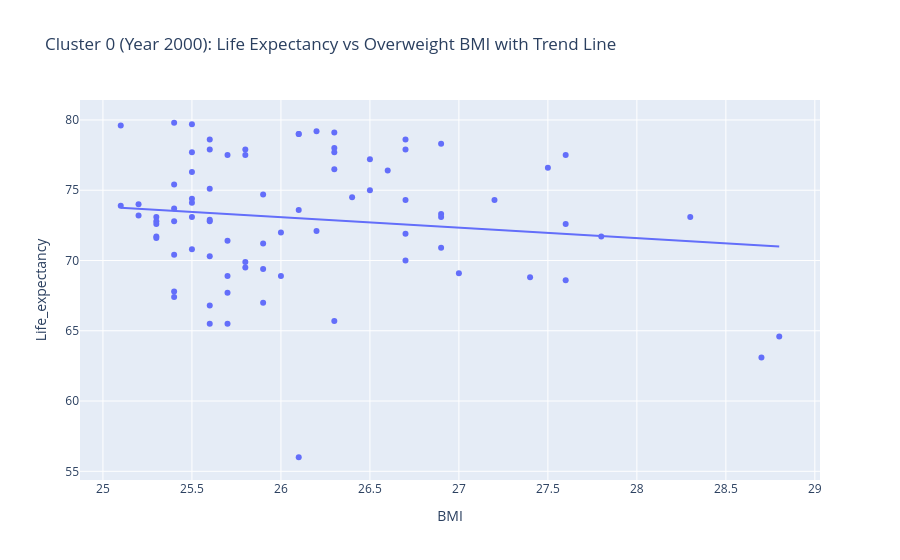
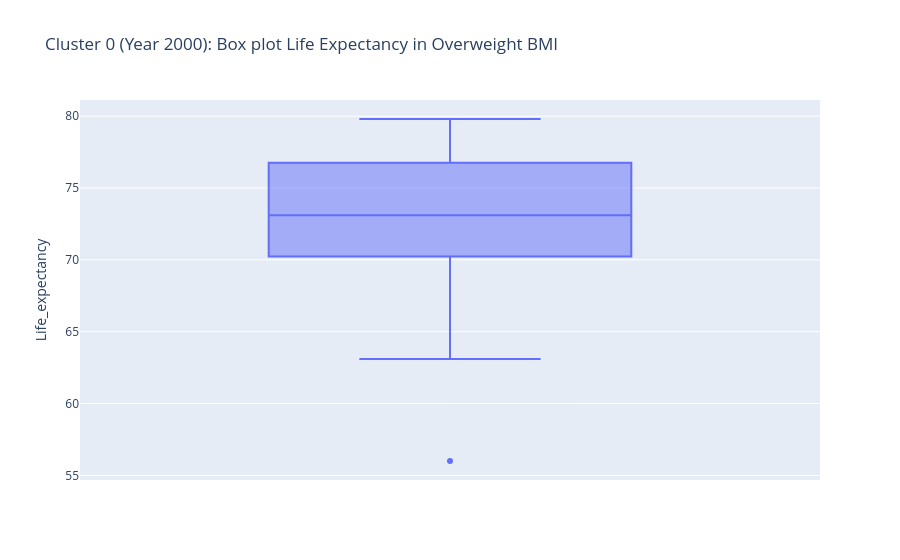

Here is the notebook cell these charts were saved with, in order:
### Code cell
df_2000_c0 = df_grouped[
    (df_grouped["Year"] == 2000) &
    (df_grouped["Cluster"] == "0")&
    (df_grouped["BMI_Cat"] == 'Overweight')
]
fig = px.scatter(
    df_2000_c0,
    x="BMI",
    y="Life_expectancy",
    hover_name="Country",
    trendline="ols",
    title="Cluster 0 (Year 2000): Life Expectancy vs Overweight BMI with Trend Line"
)
fig.show()
import plotly.express as px
fig = px.box(
    df_2000_c0,
    y="Life_expectancy",
    title="Cluster 0 (Year 2000): Box plot Life Expectancy in Overweight BMI"
)
fig.show()
q3 = df_2000_c0["Life_expectancy"].quantile(0.75)
q1 = df_2000_c0["Life_expectancy"].quantile(0.25)

df_2000_c0["group"] = "middle"
df_2000_c0.loc[df_2000_c0["Life_expectancy"] >= q3, "group"] = "high"
df_2000_c0.loc[df_2000_c0["Life_expectancy"] <= q1, "group"] = "low"
colors = df_2000_c0["group"].map({
    "high": "green",
    "low": "red"
})

extremes = df_2000_c0[df_2000_c0["group"] != "middle"].copy()
extremes = extremes.sort_values("Life_expectancy")

plt.figure(figsize=(10,5))

plt.bar(
    extremes["Country"],
    extremes["Life_expectancy"],
    color=colors.loc[extremes.index]
)

plt.xlabel("Country")
plt.ylabel("Life Expectancy")
plt.title("Cluster 0 (2000): Q1/Q3 Extremes")
plt.xticks(rotation=90)

plt.tight_layout()
plt.show() #Create a bar chart to visualize the countries in Cluster 0 with an overweight BMI category for the year 2000, highlighting those with life expectancy values in the top and bottom quartiles. The bars are colored green for countries with life expectancy above the third quartile (Q3) and red for countries with life expectancy below the first quartile (Q1). The x-axis represents the countries, while the y-axis represents their life expectancy. The x-axis labels are rotated for better readability, and the plot is displayed using plt.show().

### Figure 1 — Plotly figure (JSON) as saved in the notebook; plotly's stock layout.template omitted (floating-point values rounded to 4 significant figures)
{"data": [{"hovertemplate": "<b>%{hovertext}</b><br><br>BMI=%{x}<br>Life_expectancy=%{y}<extra></extra>", "hovertext": ["Albania", "Antigua and Barbuda", "Argentina", "Armenia", "Australia", "Azerbaijan", "Bahamas, The", "Bahrain", "Barbados", "Belarus", "Belgium", "Belize", "Brunei Darussalam", "Bulgaria", "Canada", "Chile", "Costa Rica", "Croatia", "Cyprus", "Czechia", "Ecuador", "Egypt, Arab Rep.", "El Salvador", "Estonia", "Fiji", "Finland", "Georgia", "Germany", "Greece", "Grenada", "Hungary", "Iceland", "Iraq", "Ireland", "Israel", "Italy", "Jamaica", "Jordan", "Kazakhstan", "Kiribati", "Kuwait", "Latvia", "Lebanon", "Libya", "Lithuania", "Luxembourg", "Malta", "Mexico", "Micronesia, Fed. Sts.", "Moldova", "Montenegro", "New Zealand", "Nicaragua", "North Macedonia", "Norway", "Panama", "Poland", "Portugal", "Qatar", "Russian Federation", "Saudi Arabia", "Serbia", "Seychelles", "Slovak Republic", "Slovenia", "South Africa", "Spain", "St. Lucia", "St. Vincent and the Grenadines", "Suriname", "Sweden", "Syrian Arab Republic", "Trinidad and Tobago", "Turkiye", "Ukraine", "United Arab Emirates", "United Kingdom", "United States", "Uruguay", "Vanuatu", "Venezuela, RB"], "legendgroup": "", "marker": {"color": "#636efa", "symbol": "circle"}, "mode": "markers", "name": "", "orientation": "v", "showlegend": false, "type": "scatter", "x": [25.2, 25.1, 26.1, 25.7, 26.2, 25.6, 26.7, 25.5, 26.5, 25.7, 25.5, 27.4, 25.3, 25.3, 26.3, 26.6, 25.8, 25.6, 26.3, 26.5, 25.3, 27.6, 26.0, 25.4, 26.3, 25.7, 25.8, 25.8, 26.7, 25.3, 25.9, 25.5, 27.0, 26.3, 26.1, 25.4, 25.5, 27.8, 25.6, 28.7, 28.3, 25.6, 26.4, 26.9, 26.0, 25.6, 26.9, 26.7, 28.8, 25.9, 25.2, 26.7, 25.8, 25.6, 25.6, 25.6, 25.4, 25.5, 27.6, 25.7, 27.6, 25.3, 25.4, 25.5, 25.4, 26.1, 26.1, 26.9, 25.5, 25.4, 25.1, 26.9, 25.9, 26.7, 25.7, 27.2, 26.3, 27.5, 25.9, 25.4, 26.2], "xaxis": "x", "y": [74.0, 73.9, 73.6, 71.4, 79.2, 66.8, 71.9, 74.4, 77.2, 68.9, 77.7, 68.8, 73.1, 71.7, 79.1, 76.4, 77.5, 72.8, 78.0, 75.0, 72.8, 68.6, 68.9, 70.4, 65.7, 77.5, 69.9, 77.9, 77.9, 72.6, 71.2, 79.7, 69.1, 76.5, 79.0, 79.8, 74.1, 71.7, 65.5, 63.1, 73.1, 70.3, 74.5, 70.9, 72.0, 77.9, 78.3, 74.3, 64.6, 67.0, 73.2, 78.6, 69.5, 72.9, 78.6, 75.1, 73.7, 76.3, 77.5, 65.5, 72.6, 71.6, 72.8, 73.1, 75.4, 56.0, 79.0, 73.3, 70.8, 67.8, 79.6, 73.1, 69.4, 70.0, 67.7, 74.3, 77.7, 76.6, 74.7, 67.4, 72.1], "yaxis": "y"}, {"hovertemplate": "<b>OLS trendline</b><br>Life_expectancy = -0.748034 * BMI + 92.5338<br>R<sup>2</sup>=0.019154<br><br>BMI=%{x}<br>Life_expectancy=%{y} <b>(trend)</b><extra></extra>", "legendgroup": "", "marker": {"color": "#636efa", "symbol": "circle"}, "mode": "lines", "name": "", "showlegend": false, "type": "scatter", "x": [25.1, 25.1, 25.2, 25.2, 25.3, 25.3, 25.3, 25.3, 25.3, 25.4, 25.4, 25.4, 25.4, 25.4, 25.4, 25.4, 25.5, 25.5, 25.5, 25.5, 25.5, 25.5, 25.5, 25.6, 25.6, 25.6, 25.6, 25.6, 25.6, 25.6, 25.6, 25.7, 25.7, 25.7, 25.7, 25.7, 25.8, 25.8, 25.8, 25.8, 25.9, 25.9, 25.9, 25.9, 26.0, 26.0, 26.1, 26.1, 26.1, 26.1, 26.2, 26.2, 26.3, 26.3, 26.3, 26.3, 26.3, 26.4, 26.5, 26.5, 26.6, 26.7, 26.7, 26.7, 26.7, 26.7, 26.9, 26.9, 26.9, 26.9, 27.0, 27.2, 27.4, 27.5, 27.6, 27.6, 27.6, 27.8, 28.3, 28.7, 28.8], "xaxis": "x", "y": [73.76, 73.76, 73.68, 73.68, 73.61, 73.61, 73.61, 73.61, 73.61, 73.53, 73.53, 73.53, 73.53, 73.53, 73.53, 73.53, 73.46, 73.46, 73.46, 73.46, 73.46, 73.46, 73.46, 73.38, 73.38, 73.38, 73.38, 73.38, 73.38, 73.38, 73.38, 73.31, 73.31, 73.31, 73.31, 73.31, 73.23, 73.23, 73.23, 73.23, 73.16, 73.16, 73.16, 73.16, 73.08, 73.08, 73.01, 73.01, 73.01, 73.01, 72.94, 72.94, 72.86, 72.86, 72.86, 72.86, 72.86, 72.79, 72.71, 72.71, 72.64, 72.56, 72.56, 72.56, 72.56, 72.56, 72.41, 72.41, 72.41, 72.41, 72.34, 72.19, 72.04, 71.96, 71.89, 71.89, 71.89, 71.74, 71.36, 71.07, 70.99], "yaxis": "y"}], "layout": {"legend": {"tracegroupgap": 0}, "title": {"text": "Cluster 0 (Year 2000): Life Expectancy vs Overweight BMI with Trend Line"}, "xaxis": {"anchor": "y", "domain": [0, 1], "title": {"text": "BMI"}}, "yaxis": {"anchor": "x", "domain": [0, 1], "title": {"text": "Life_expectancy"}}}}

### Figure 2 — Plotly figure (JSON) as saved in the notebook; plotly's stock layout.template omitted (floating-point values rounded to 4 significant figures)
{"data": [{"alignmentgroup": "True", "hovertemplate": "Life_expectancy=%{y}<extra></extra>", "legendgroup": "", "marker": {"color": "#636efa"}, "name": "", "notched": false, "offsetgroup": "", "orientation": "v", "showlegend": false, "type": "box", "x0": " ", "xaxis": "x", "y": [74.0, 73.9, 73.6, 71.4, 79.2, 66.8, 71.9, 74.4, 77.2, 68.9, 77.7, 68.8, 73.1, 71.7, 79.1, 76.4, 77.5, 72.8, 78.0, 75.0, 72.8, 68.6, 68.9, 70.4, 65.7, 77.5, 69.9, 77.9, 77.9, 72.6, 71.2, 79.7, 69.1, 76.5, 79.0, 79.8, 74.1, 71.7, 65.5, 63.1, 73.1, 70.3, 74.5, 70.9, 72.0, 77.9, 78.3, 74.3, 64.6, 67.0, 73.2, 78.6, 69.5, 72.9, 78.6, 75.1, 73.7, 76.3, 77.5, 65.5, 72.6, 71.6, 72.8, 73.1, 75.4, 56.0, 79.0, 73.3, 70.8, 67.8, 79.6, 73.1, 69.4, 70.0, 67.7, 74.3, 77.7, 76.6, 74.7, 67.4, 72.1], "y0": " ", "yaxis": "y"}], "layout": {"boxmode": "group", "legend": {"tracegroupgap": 0}, "title": {"text": "Cluster 0 (Year 2000): Box plot Life Expectancy in Overweight BMI"}, "xaxis": {"anchor": "y", "domain": [0, 1]}, "yaxis": {"anchor": "x", "domain": [0, 1], "title": {"text": "Life_expectancy"}}}}
